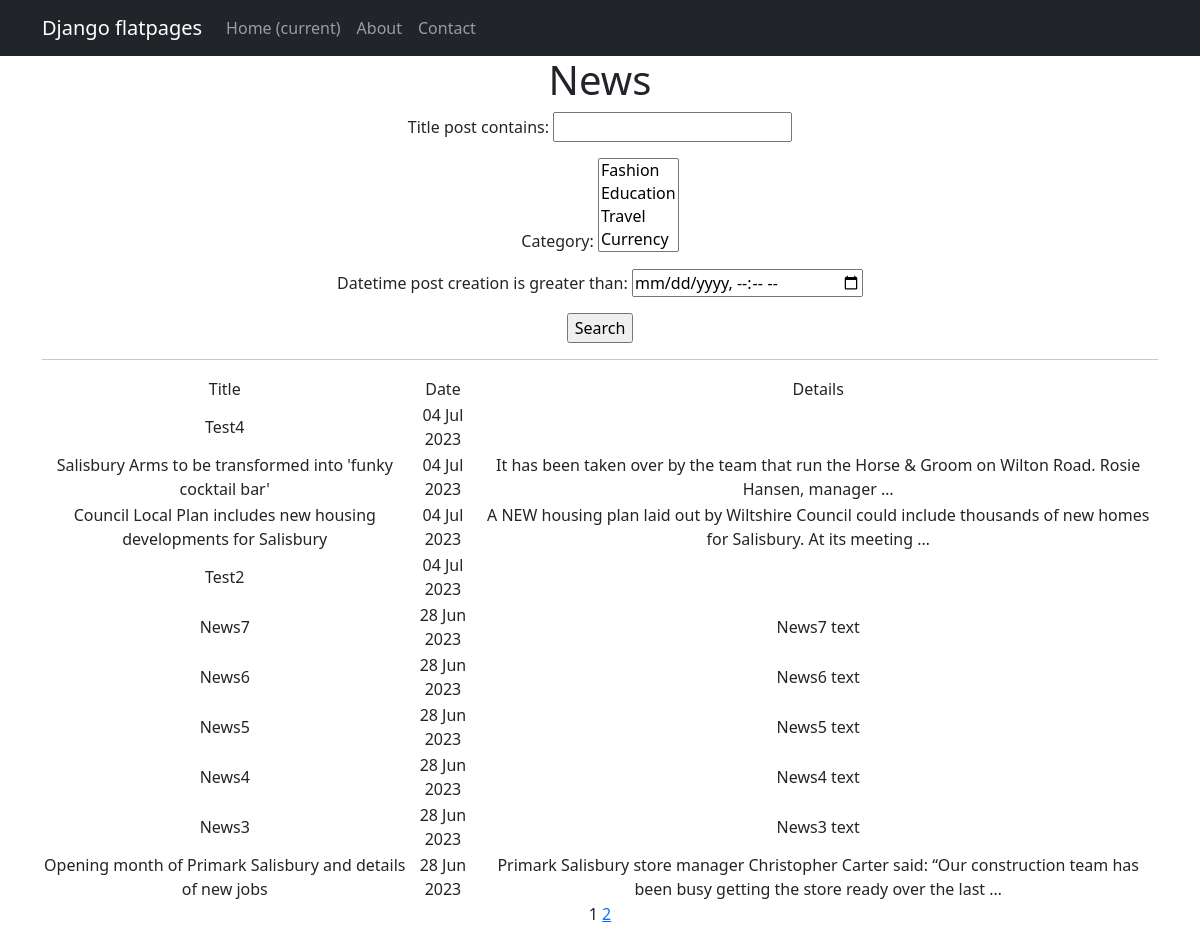
Page /news/ on the committed database.
### news/models.py (models this page shows, shortened)
class Post(models.Model):
    TYPES = [
        ('AR', 'article'),
        ('NS', 'news'),
    ]
    author = models.ForeignKey(Author, on_delete=models.CASCADE,)# onetomany(Author)
    type_post = models.CharField(max_length=2, choices=TYPES, default='AR')# article or news
    datetime_post_creation = models.DateTimeField(auto_now_add=True)# datetime of creation
    category = models.ManyToManyField(Category, through='PostCategory')# manytomany (Category, PostCategory)
    title_post = models.CharField(max_length=128)# title
    text_post = models.TextField()
    rating_post = models.SmallIntegerField(default=0)

### news/views.py (the view)
# urls.py: path('', News.as_view(), name='news'),
class News(ListView):
    model = Post
    ordering = '-datetime_post_creation' #сортировка по дате создания
    template_name = 'news.html'
    context_object_name = 'news'
    paginate_by = 10
    def get_queryset(self):
        queryset = super().get_queryset()
        self.filterset = PostFilter(self.request.GET, queryset)
        return self.filterset.qs
    def get_context_data(self, **kwargs):
        context = super().get_context_data(**kwargs)
        context['filterset'] = self.filterset
        return context

### news/models.py (called while the page is built)
    def __str__(self):
        return f"{self.name_category}"

### templates/news.html (shortened to what this page needs)
{% extends 'flatpages/default.html' %}
{% load custom_filters %}
{% block content %}
    <h1>News</h1>
    <form action="" method="get">
       {{ filterset.form.as_p }}
       <input type="submit" value="Search" />
    </form>
    <hr>
    {% if news %}
        <table>
            <tr>
               <td>Title</td>
               <td>Date</td>
               <td>Details</td>
            </tr>
            {% for news in news %}
            <tr>
               <td>{{ news.title_post }}</td>
               <td>{{ news.datetime_post_creation|date:'d M Y'}}</td>
               <td>{{ news.text_post|truncatewords:20 }}</td>
           </tr>
           {% endfor %}
       </table>
   {% else %}
       <h2>No news</h2>
   {% endif %}
   {{ page_obj.number }}
   {% if page_obj.has_next %}
       <a href="?page={{ page_obj.next_page_number }}">{{ page_obj.next_page_number }}</a>
   {% endif %}
{% endblock content %}

### templates/flatpages/default.html (shortened to what this page needs)
<!DOCTYPE html>
{% load static %}
<html lang="en">
    <head>
        <link href="{% static 'css/styles.css' %}" rel="stylesheet" />
    </head>
    <body>
         <nav class="navbar navbar-expand-lg navbar-dark bg-dark static-top">
   <div class="container">
       <a class="navbar-brand" href="#">Django flatpages</a>
       <div class="collapse navbar-collapse" id="navbarResponsive">
           <ul class="navbar-nav ml-auto">
               <li class="nav-item active">
                   <a class="nav-link" href="#">Home
                       <span class="sr-only">(current)</span>
                   </a>
               </li>
               <li class="nav-item">
                   <a class="nav-link" href="/about/">About</a>
               </li>
               <li class="nav-item">
                   <a class="nav-link" href="/contacts/">Contact</a>
               </li>
           </ul>
       </div>
   </div>
</nav>
        <div class="container">
           <div class="row">
               <div class="col-lg-12 text-center">
                  {% block content %}{% endblock content %}
               </div>
           </div>
        </div>
    </body>
</html>

### rows in the picture
Post: title_post "Test4", datetime_post_creation "04 Jul 2023"
Post: title_post "Salisbury Arms to be transformed into 'funky cocktail bar'", datetime_post_creation "04 Jul 2023", text_post "It has been taken over by the team that run the Horse & Groom on Wilton Road. Rosie Hansen, manager …"
Post: title_post "Council Local Plan includes new housing developments for Salisbury", datetime_post_creation "04 Jul 2023", text_post "A NEW housing plan laid out by Wiltshire Council could include thousands of new homes for Salisbury. At its meeting …"
Post: title_post "Test2", datetime_post_creation "04 Jul 2023"
Post: title_post "News7", datetime_post_creation "28 Jun 2023", text_post "News7 text"
Post: title_post "News6", datetime_post_creation "28 Jun 2023", text_post "News6 text"
Post: title_post "News5", datetime_post_creation "28 Jun 2023", text_post "News5 text"
Post: title_post "News4", datetime_post_creation "28 Jun 2023", text_post "News4 text"
Post: title_post "News3", datetime_post_creation "28 Jun 2023", text_post "News3 text"
Post: title_post "Opening month of Primark Salisbury and details of new jobs", datetime_post_creation "28 Jun 2023", text_post "Primark Salisbury store manager Christopher Carter said: “Our construction team has been busy getting the store ready over the last …"

### other values in the picture
{{ page_obj.number }} "1"
{{ page_obj.next_page_number }} "2"
